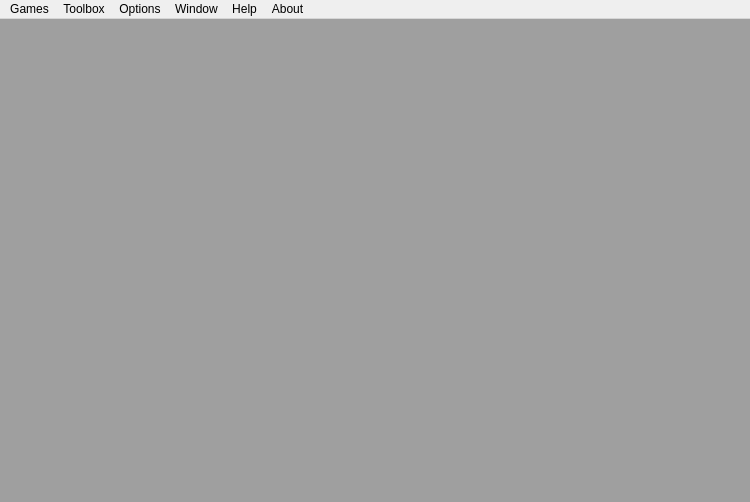
<?xml version="1.0" encoding="UTF-8"?>
<ui version="4.0">
 <class>main_window</class>
 <widget class="QMainWindow" name="main_window">
  <property name="windowModality">
   <enum>Qt::WindowModality::NonModal</enum>
  </property>
  <property name="geometry">
   <rect>
    <x>0</x>
    <y>0</y>
    <width>750</width>
    <height>502</height>
   </rect>
  </property>
  <property name="dockOptions">
   <set>QMainWindow::DockOption::AllowNestedDocks|QMainWindow::DockOption::AllowTabbedDocks|QMainWindow::DockOption::AnimatedDocks|QMainWindow::DockOption::VerticalTabs</set>
  </property>
  <widget class="QWidget" name="centralwidget">
   <property name="sizePolicy">
    <sizepolicy hsizetype="Expanding" vsizetype="Expanding">
     <horstretch>0</horstretch>
     <verstretch>0</verstretch>
    </sizepolicy>
   </property>
   <layout class="QVBoxLayout" name="verticalLayout">
    <property name="spacing">
     <number>0</number>
    </property>
    <property name="leftMargin">
     <number>0</number>
    </property>
    <property name="topMargin">
     <number>0</number>
    </property>
    <property name="rightMargin">
     <number>0</number>
    </property>
    <property name="bottomMargin">
     <number>0</number>
    </property>
    <item>
     <widget class="QMdiArea" name="mdiArea">
      <property name="sizePolicy">
       <sizepolicy hsizetype="Expanding" vsizetype="Expanding">
        <horstretch>0</horstretch>
        <verstretch>0</verstretch>
       </sizepolicy>
      </property>
      <property name="minimumSize">
       <size>
        <width>0</width>
        <height>0</height>
       </size>
      </property>
      <property name="font">
       <font>
        <pointsize>6</pointsize>
        <stylestrategy>PreferAntialias</stylestrategy>
       </font>
      </property>
      <property name="lineWidth">
       <number>0</number>
      </property>
      <property name="verticalScrollBarPolicy">
       <enum>Qt::ScrollBarPolicy::ScrollBarAsNeeded</enum>
      </property>
      <property name="horizontalScrollBarPolicy">
       <enum>Qt::ScrollBarPolicy::ScrollBarAsNeeded</enum>
      </property>
      <property name="viewMode">
       <enum>QMdiArea::ViewMode::TabbedView</enum>
      </property>
      <property name="tabShape">
       <enum>QTabWidget::TabShape::Rounded</enum>
      </property>
      <property name="tabPosition">
       <enum>QTabWidget::TabPosition::North</enum>
      </property>
     </widget>
    </item>
   </layout>
  </widget>
  <widget class="QMenuBar" name="MenuBar">
   <property name="geometry">
    <rect>
     <x>0</x>
     <y>0</y>
     <width>750</width>
     <height>27</height>
    </rect>
   </property>
   <widget class="QMenu" name="menuEditor">
    <property name="title">
     <string>Toolbox</string>
    </property>
    <addaction name="dactionScriptEditor"/>
    <addaction name="dactionShowErrors"/>
    <addaction name="dactionShowMap"/>
    <addaction name="dactionInputLine"/>
    <addaction name="dactionNotepad"/>
    <addaction name="dactionIRC"/>
    <addaction name="dactionPackageManager"/>
    <addaction name="dactionReplay"/>
    <addaction name="dactionModuleManager"/>
    <addaction name="dactionPackageExporter"/>
    <addaction name="dactionToggleReplay"/>
    <addaction name="dactionToggleLogging"/>
    <addaction name="dactionToggleEmergencyStop"/>
   </widget>
   <widget class="QMenu" name="menuOptions">
    <property name="title">
     <string>Options</string>
    </property>
    <addaction name="dactionOptions"/>
    <addaction name="dactionToggleTimeStamp"/>
    <addaction name="separator"/>
    <addaction name="dactionMuteMedia"/>
    <addaction name="dactionMuteAPI"/>
    <addaction name="dactionMuteGame"/>
   </widget>
   <widget class="QMenu" name="menuHelp">
    <property name="title">
     <string>Help</string>
    </property>
    <addaction name="dactionHelp"/>
    <addaction name="dactionVideo"/>
    <addaction name="dactionDiscord"/>
    <addaction name="dactionMudletDiscord"/>
    <addaction name="dactionLiveHelpChat"/>
    <addaction name="dactionForum"/>
   </widget>
   <widget class="QMenu" name="menuAbout">
    <property name="title">
     <string>About</string>
    </property>
    <addaction name="dactionAbout"/>
    <addaction name="dactionUpdate"/>
    <addaction name="dactionChangelog"/>
    <addaction name="dactionReportIssue"/>
   </widget>
   <widget class="QMenu" name="menuWindow">
    <property name="title">
     <string>Window</string>
    </property>
    <addaction name="dactionToggleFullScreen"/>
    <addaction name="dactionMultiView"/>
    <addaction name="dactionReattachDetachedWindows"/>
    <addaction name="separator"/>
    <addaction name="dactionNewMapWindow"/>
    <addaction name="separator"/>
    <addaction name="dactionToggleAlwaysOnTop"/>
    <addaction name="dactionMinimize"/>
   </widget>
   <widget class="QMenu" name="menuGames">
    <property name="title">
     <string>Games</string>
    </property>
    <addaction name="dactionConnect"/>
    <addaction name="separator"/>
    <addaction name="dactionDisconnect"/>
    <addaction name="dactionReconnect"/>
    <addaction name="separator"/>
    <addaction name="dactionCloseProfile"/>
    <addaction name="dactionCloseApplication"/>
   </widget>
   <addaction name="menuGames"/>
   <addaction name="menuEditor"/>
   <addaction name="menuOptions"/>
   <addaction name="menuWindow"/>
   <addaction name="menuHelp"/>
   <addaction name="menuAbout"/>
  </widget>
  <action name="dactionReattachDetachedWindows">
   <property name="text">
    <string>Reattach detached windows</string>
   </property>
   <property name="toolTip">
    <string>&lt;p&gt;Reattach all detached profile windows back to the main Mudlet window.&lt;/p&gt;</string>
   </property>
  </action>
  <action name="dactionToggleAlwaysOnTop">
   <property name="checkable">
    <bool>true</bool>
   </property>
   <property name="checked">
    <bool>false</bool>
   </property>
   <property name="text">
    <string>Always on Top</string>
   </property>
   <property name="toolTip">
    <string>&lt;p&gt;Keep the main Mudlet window always on top of other windows.&lt;/p&gt;</string>
   </property>
  </action>
  <action name="dactionMinimize">
   <property name="text">
    <string>Minimize</string>
   </property>
   <property name="toolTip">
    <string>&lt;p&gt;Minimize the main Mudlet window.&lt;/p&gt;</string>
   </property>
  </action>
  <action name="dactionConnect">
   <property name="text">
    <string>Play</string>
   </property>
   <property name="toolTip">
    <string>&lt;p&gt;Configure connection details of, and make a connection to, game servers.&lt;/p&gt;</string>
   </property>
  </action>
  <action name="dactionDisconnect">
   <property name="text">
    <string>Disconnect</string>
   </property>
   <property name="toolTip">
    <string>&lt;p&gt;Disconnect from the current game server.&lt;/p&gt;</string>
   </property>
  </action>
  <action name="dactionReconnect">
   <property name="text">
    <string>Reconnect</string>
   </property>
   <property name="toolTip">
    <string>&lt;p&gt;Disconnect and then reconnect to the current game server.&lt;/p&gt;</string>
   </property>
  </action>
  <action name="dactionOptions">
   <property name="text">
    <string>Preferences</string>
   </property>
   <property name="toolTip">
    <string>&lt;p&gt;Configure setting for the Mudlet application globally and for the current profile.&lt;/p&gt;</string>
   </property>
   <property name="menuRole">
    <enum>QAction::MenuRole::PreferencesRole</enum>
   </property>
  </action>
  <action name="dactionScriptEditor">
   <property name="text">
    <string>Script editor</string>
   </property>
   <property name="toolTip">
    <string>&lt;p&gt;Opens the Editor for the different types of things that can be scripted by the user.&lt;/p&gt;</string>
   </property>
  </action>
  <action name="dactionShowErrors">
   <property name="text">
    <string>Show errors</string>
   </property>
   <property name="toolTip">
    <string>&lt;p&gt;Show errors from scripts that you have running&lt;/p&gt;</string>
   </property>
  </action>
  <action name="dactionNotepad">
   <property name="text">
    <string>Notepad</string>
   </property>
   <property name="toolTip">
    <string>&lt;p&gt;Opens a free form text editor window for this profile that is saved between sessions.&lt;/p&gt;</string>
   </property>
  </action>
  <action name="dactionHelp">
   <property name="text">
    <string>API Reference</string>
   </property>
   <property name="toolTip">
    <string>&lt;p&gt;Opens the Mudlet manual in your web browser.&lt;/p&gt;</string>
   </property>
  </action>
  <action name="dactionAbout">
   <property name="text">
    <string>About Mudlet</string>
   </property>
   <property name="toolTip">
    <string comment="Tooltip for About Mudlet sub-menu item and main toolbar button (or menu item if an update has changed that control to have a popup menu instead) (Used in 3 places - please ensure all have the same translation).">&lt;p&gt;Inform yourself about this version of Mudlet, the people who made it and the licence under which you can share it.&lt;/p&gt;</string>
   </property>
   <property name="menuRole">
    <enum>QAction::MenuRole::AboutRole</enum>
   </property>
  </action>
  <action name="dactionIRC">
   <property name="text">
    <string>IRC</string>
   </property>
   <property name="toolTip">
    <string>&lt;p&gt;Opens a built-in IRC chat.&lt;/p&gt;</string>
   </property>
  </action>
  <action name="dactionVideo">
   <property name="text">
    <string>Video tutorials</string>
   </property>
   <property name="toolTip">
    <string>&lt;p&gt;Opens an (on-line) collection of &quot;Educational Mudlet screencasts&quot; in your system web-browser.&lt;/p&gt;</string>
   </property>
  </action>
  <action name="dactionReplay">
   <property name="text">
    <string>Load replay</string>
   </property>
   <property name="toolTip">
    <string>&lt;p&gt;Load a previous saved game session that can be used to test Mudlet lua systems (off-line!).&lt;/p&gt;</string>
   </property>
  </action>
  <action name="dactionForum">
   <property name="text">
    <string>Online forum</string>
   </property>
   <property name="toolTip">
    <string>&lt;p&gt;Opens the (on-line) Mudlet Forum in your system web-browser.&lt;/p&gt;</string>
   </property>
  </action>
  <action name="dactionUpdate">
   <property name="text">
    <string>Check for updates...</string>
   </property>
  </action>
  <action name="dactionLiveHelpChat">
   <property name="text">
    <string>Live help chat</string>
   </property>
   <property name="toolTip">
    <string>&lt;p&gt;Opens a connect to an IRC server (LiberaChat) in your system web-browser.&lt;/p&gt;</string>
   </property>
  </action>
  <action name="dactionShowMap">
   <property name="text">
    <string>Show map</string>
   </property>
   <property name="toolTip">
    <string>&lt;p&gt;Show or hide the game map.&lt;/p&gt;</string>
   </property>
  </action>
  <action name="dactionPackageManager">
   <property name="text">
    <string>Package manager</string>
   </property>
   <property name="toolTip">
    <string>&lt;p&gt;Install and remove collections of Mudlet lua items (packages).&lt;/p&gt;</string>
   </property>
  </action>
  <action name="dactionModuleManager">
   <property name="text">
    <string>Module manager</string>
   </property>
   <property name="toolTip">
    <string>&lt;p&gt;Install and remove (share- &amp; sync-able) collections of Mudlet lua items (modules).&lt;/p&gt;</string>
   </property>
  </action>
  <action name="dactionPackageExporter">
   <property name="text">
    <string>Package exporter</string>
   </property>
   <property name="toolTip">
    <string>&lt;p&gt;Gather and bundle up collections of Mudlet Lua items and other reasources into a module.&lt;/p&gt;</string>
   </property>
  </action>
  <action name="dactionMultiView">
   <property name="checkable">
    <bool>true</bool>
   </property>
   <property name="checked">
    <bool>false</bool>
   </property>
   <property name="text">
    <string>Multiview</string>
   </property>
   <property name="toolTip">
    <string comment="Same text is used in 2 places.">&lt;p&gt;Splits the Mudlet screen to show multiple profiles at once; disabled when less than two are loaded.&lt;/p&gt;</string>
   </property>
  </action>
  <action name="dactionToggleFullScreen">
   <property name="checkable">
    <bool>true</bool>
   </property>
   <property name="checked">
    <bool>false</bool>
   </property>
   <property name="text">
    <string>Fullscreen</string>
   </property>
  </action>
  <action name="dactionMuteMedia">
   <property name="checkable">
    <bool>true</bool>
   </property>
   <property name="checked">
    <bool>false</bool>
   </property>
   <property name="text">
    <string>Mute all media</string>
   </property>
   <property name="toolTip">
    <string>&lt;p&gt;Mutes all media played.&lt;/p&gt;</string>
   </property>
  </action>
  <action name="dactionMuteAPI">
   <property name="checkable">
    <bool>true</bool>
   </property>
   <property name="checked">
    <bool>false</bool>
   </property>
   <property name="text">
    <string>Mute sounds from Mudlet (triggers, scripts, etc.)</string>
   </property>
   <property name="toolTip">
    <string>&lt;p&gt;Mutes media played by the Lua API and scripts.&lt;/p&gt;</string>
   </property>
  </action>
  <action name="dactionMuteGame">
   <property name="checkable">
    <bool>true</bool>
   </property>
   <property name="checked">
    <bool>false</bool>
   </property>
   <property name="text">
    <string>Mute sounds from the game (MCMP, MSP)</string>
   </property>
   <property name="toolTip">
    <string>&lt;p&gt;Mutes media played by the game (MCMP, MSP).&lt;/p&gt;</string>
   </property>
  </action>
  <action name="dactionInputLine">
   <property name="checkable">
    <bool>true</bool>
   </property>
   <property name="checked">
    <bool>false</bool>
   </property>
   <property name="text">
    <string>Compact input line</string>
   </property>
   <property name="toolTip">
    <string>&lt;p&gt;Hide / show the search area and buttons at the bottom of the screen.&lt;/p&gt;</string>
   </property>
  </action>
  <action name="dactionDiscord">
   <property name="text">
    <string>Discord</string>
   </property>
   <property name="toolTip">
    <string>&lt;p&gt;Open a link to Discord.&lt;/p&gt;</string>
   </property>
   <property name="visible">
    <bool>false</bool>
   </property>
  </action>
  <action name="dactionMudletDiscord">
   <property name="text">
    <string>Discord help channel</string>
   </property>
   <property name="toolTip">
    <string>&lt;p&gt;Open a link to the Mudlet server on Discord.&lt;/p&gt;</string>
   </property>
  </action>
  <action name="dactionReportIssue">
   <property name="text">
    <string>Report an issue</string>
   </property>
   <property name="iconText">
    <string>Report an issue</string>
   </property>
   <property name="toolTip">
    <string>The public test build gets newer features to you quicker, and you help us find issues in them quicker. Spotted something odd? Let us know asap!</string>
   </property>
  </action>
  <action name="dactionCloseProfile">
   <property name="text">
    <string>Close profile</string>
   </property>
  </action>
  <action name="dactionCloseApplication">
   <property name="text">
    <string>Close Mudlet</string>
   </property>
   <property name="menuRole">
    <enum>QAction::MenuRole::QuitRole</enum>
   </property>
  </action>
  <action name="dactionChangelog">
   <property name="text">
    <string>Show changelog</string>
   </property>
  </action>
  <action name="dactionToggleTimeStamp">
   <property name="text">
    <string>Timestamps</string>
   </property>
   <property name="toolTip">
    <string>&lt;p&gt;Toggle time stamps on the main console.&lt;/p&gt;</string>
   </property>
  </action>
  <action name="dactionToggleReplay">
   <property name="text">
    <string>Record replay</string>
   </property>
   <property name="toolTip">
    <string>&lt;p&gt;Toggle recording of replays.&lt;/p&gt;</string>
   </property>
  </action>
  <action name="dactionToggleLogging">
   <property name="text">
    <string>Record log</string>
   </property>
   <property name="toolTip">
    <string>&lt;p&gt;Toggle logging facilities.&lt;/p&gt;</string>
   </property>
  </action>
  <action name="dactionToggleEmergencyStop">
   <property name="text">
    <string>Emergency stop</string>
   </property>
   <property name="toolTip">
    <string>&lt;p&gt;Toggle all triggers, aliases, timers, etc. on or off&lt;/p&gt;</string>
   </property>
  </action>
  <action name="dactionNewMapWindow">
   <property name="text">
    <string>New map window</string>
   </property>
   <property name="toolTip">
    <string>&lt;p&gt;Open an additional map view window for the current profile.&lt;/p&gt;</string>
   </property>
  </action>
 </widget>
 <resources/>
 <connections/>
</ui>
